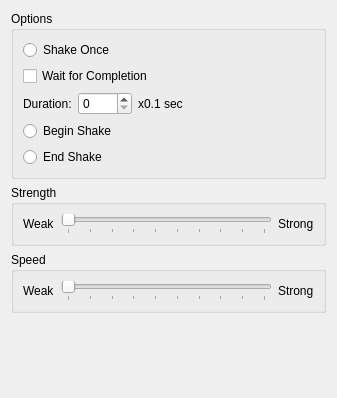
<?xml version="1.0" encoding="UTF-8"?>
<ui version="4.0">
 <class>ShakeScreenWidget</class>
 <widget class="QWidget" name="ShakeScreenWidget">
  <property name="geometry">
   <rect>
    <x>0</x>
    <y>0</y>
    <width>337</width>
    <height>398</height>
   </rect>
  </property>
  <property name="windowTitle">
   <string>Change item</string>
  </property>
  <layout class="QVBoxLayout" name="verticalLayout_2">
   <item>
    <widget class="QGroupBox" name="groupBox_2">
     <property name="title">
      <string>Options</string>
     </property>
     <layout class="QVBoxLayout" name="verticalLayout">
      <item>
       <widget class="QRadioButton" name="radioOnce">
        <property name="text">
         <string>Shake Once</string>
        </property>
        <attribute name="buttonGroup">
         <string notr="true">groupOptions_arg4</string>
        </attribute>
       </widget>
      </item>
      <item>
       <widget class="QCheckBox" name="checkWait_arg3">
        <property name="text">
         <string>Wait for Completion</string>
        </property>
       </widget>
      </item>
      <item>
       <layout class="QHBoxLayout" name="horizontalLayout_4">
        <item>
         <widget class="QLabel" name="label_5">
          <property name="text">
           <string>Duration:</string>
          </property>
         </widget>
        </item>
        <item>
         <widget class="RpgSpinBox" name="spinTime_arg2">
          <property name="maximum">
           <number>1000</number>
          </property>
         </widget>
        </item>
        <item>
         <widget class="QLabel" name="label_6">
          <property name="text">
           <string>x0.1 sec</string>
          </property>
         </widget>
        </item>
        <item>
         <spacer name="horizontalSpacer_2">
          <property name="orientation">
           <enum>Qt::Horizontal</enum>
          </property>
          <property name="sizeHint" stdset="0">
           <size>
            <width>40</width>
            <height>20</height>
           </size>
          </property>
         </spacer>
        </item>
       </layout>
      </item>
      <item>
       <widget class="QRadioButton" name="radioBegin">
        <property name="text">
         <string>Begin Shake</string>
        </property>
        <attribute name="buttonGroup">
         <string notr="true">groupOptions_arg4</string>
        </attribute>
       </widget>
      </item>
      <item>
       <widget class="QRadioButton" name="radioEnd">
        <property name="text">
         <string>End Shake</string>
        </property>
        <attribute name="buttonGroup">
         <string notr="true">groupOptions_arg4</string>
        </attribute>
       </widget>
      </item>
     </layout>
    </widget>
   </item>
   <item>
    <widget class="QGroupBox" name="groupStrength">
     <property name="title">
      <string>Strength</string>
     </property>
     <layout class="QHBoxLayout" name="horizontalLayout_2">
      <item>
       <widget class="QLabel" name="label">
        <property name="text">
         <string>Weak</string>
        </property>
       </widget>
      </item>
      <item>
       <widget class="RpgSlider" name="sliderStrength_arg0">
        <property name="maximum">
         <number>9</number>
        </property>
        <property name="orientation">
         <enum>Qt::Horizontal</enum>
        </property>
        <property name="tickPosition">
         <enum>QSlider::TicksBelow</enum>
        </property>
        <property name="tickInterval">
         <number>1</number>
        </property>
       </widget>
      </item>
      <item>
       <widget class="QLabel" name="label_2">
        <property name="text">
         <string>Strong</string>
        </property>
       </widget>
      </item>
     </layout>
    </widget>
   </item>
   <item>
    <widget class="QGroupBox" name="groupSpeed">
     <property name="title">
      <string>Speed</string>
     </property>
     <layout class="QHBoxLayout" name="horizontalLayout_3">
      <item>
       <widget class="QLabel" name="label_4">
        <property name="text">
         <string>Weak</string>
        </property>
       </widget>
      </item>
      <item>
       <widget class="RpgSlider" name="sliderSpeed_arg1">
        <property name="maximum">
         <number>9</number>
        </property>
        <property name="orientation">
         <enum>Qt::Horizontal</enum>
        </property>
        <property name="tickPosition">
         <enum>QSlider::TicksBelow</enum>
        </property>
        <property name="tickInterval">
         <number>1</number>
        </property>
       </widget>
      </item>
      <item>
       <widget class="QLabel" name="label_3">
        <property name="text">
         <string>Strong</string>
        </property>
       </widget>
      </item>
     </layout>
    </widget>
   </item>
   <item>
    <spacer name="verticalSpacer">
     <property name="orientation">
      <enum>Qt::Vertical</enum>
     </property>
     <property name="sizeHint" stdset="0">
      <size>
       <width>20</width>
       <height>182</height>
      </size>
     </property>
    </spacer>
   </item>
  </layout>
 </widget>
 <customwidgets>
  <customwidget>
   <class>RpgSpinBox</class>
   <extends>QSpinBox</extends>
   <header>ui/common/rpg_spinbox.h</header>
  </customwidget>
  <customwidget>
   <class>RpgSlider</class>
   <extends>QSlider</extends>
   <header>ui/common/rpg_slider.h</header>
  </customwidget>
 </customwidgets>
 <resources/>
 <connections/>
 <slots>
  <slot>helpRequested()</slot>
 </slots>
 <buttongroups>
  <buttongroup name="groupOptions_arg4"/>
 </buttongroups>
</ui>
